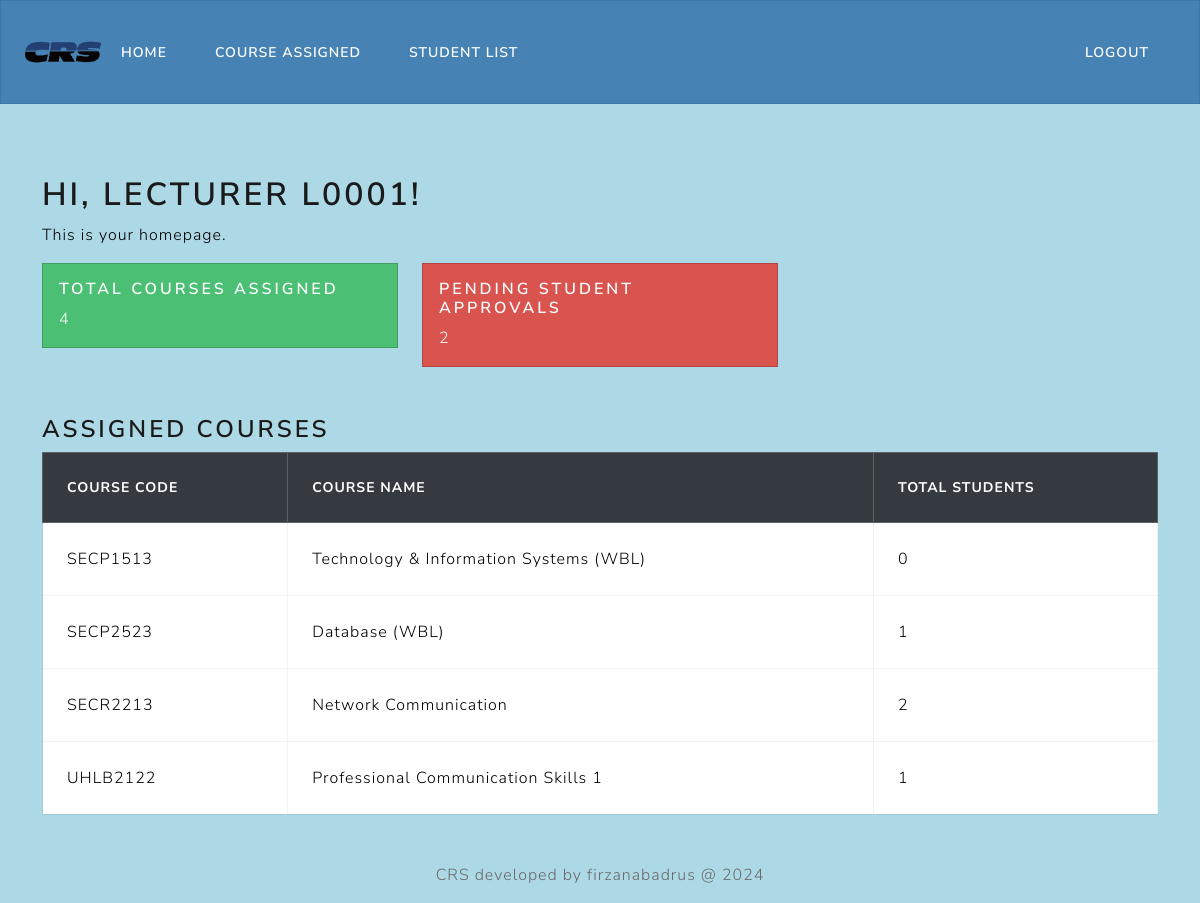
Screenshot of /crs/viewLecturer.php (signed in) with the database file from the repository.
### tables this page shows
CREATE TABLE `tb_course` (
  `c_code` varchar(10) NOT NULL,
  `c_name` varchar(255) NOT NULL,
  `c_credit` int(11) NOT NULL,
  `c_lect` varchar(10) NOT NULL
);

### crs/viewLecturer.php (the view, shortened to what this page needs)
<?php
include 'headerLecturer.php';
include 'dbconnect.php';
$lecturer_id = $_SESSION['u_sNo'];
$query_courses = "SELECT COUNT(*) AS total_courses FROM tb_course WHERE c_lect = '$lecturer_id'";
$result_courses = mysqli_query($con, $query_courses);
$row_courses = mysqli_fetch_assoc($result_courses);
$total_courses = $row_courses['total_courses'];
$query_pending = "SELECT COUNT(*) AS total_pending FROM tb_registration
                  JOIN tb_course ON tb_registration.r_course = tb_course.c_code
                  WHERE c_lect = '$lecturer_id' AND r_status = '2'";
$result_pending = mysqli_query($con, $query_pending);
$row_pending = mysqli_fetch_assoc($result_pending);
$total_pending = $row_pending['total_pending'];
?>
<div class="container mt-4">
  <h1 class="text-primary">Hi, Lecturer <?= htmlspecialchars($lecturer_id); ?>!</h1>
    <p>This is your homepage.</p>
    <div class="row">
        <div class="col-md-4">
            <div class="card bg-success text-white animated-card">
                <div class="card-body">
                    <h5 class="card-title">Total Courses Assigned</h5>
                    <p class="card-text"><?= $total_courses; ?></p>
                </div>
            </div>
        </div>
        <div class="col-md-4">
            <div class="card bg-danger text-white animated-card">
                <div class="card-body">
                    <h5 class="card-title">Pending Student Approvals</h5>
                    <p class="card-text"><?= $total_pending; ?></p>
                </div>
            </div>
        </div>
    </div>
    <div class="mt-4">
        <br><h3>Assigned Courses</h3>
        <table class="table table-bordered">
            <thead class="table-dark">
                <tr>
                    <th>Course Code</th>
                    <th>Course Name</th>
                    <th>Total Students</th>
                </tr>
            </thead>
            <tbody>
                <?php
                $query_list = "SELECT tb_course.*,
                                    COUNT(tb_registration.r_student) AS student_count
                              FROM tb_course
                              LEFT JOIN tb_registration ON tb_course.c_code = tb_registration.r_course
                              WHERE tb_course.c_lect = '$lecturer_id'
                              GROUP BY tb_course.c_code";
                $result_list = mysqli_query($con, $query_list);
                while ($row = mysqli_fetch_assoc($result_list)) {
                    echo "<tr>
                            <td>{$row['c_code']}</td>
                            <td>{$row['c_name']}</td>
                            <td>{$row['student_count']}</td>
                          </tr>";
                }
                ?>
            </tbody>
        </table><br><br><br>
    </div>
</div>
<?php include 'footer.php'; ?>

### crs/headerLecturer.php (style rules this page uses)
body { background-color: lightblue; color: black; }

### crs/viewLecturer.php (style rules this page uses)
.animated-card { transition: transform 0.3s, box-shadow 0.3s; cursor: pointer; }

### rows the page displays
tb_course: c_code "SECP1513", c_name "Technology & Information Systems (WBL)", student_count "0"
tb_course: c_code "SECP2523", c_name "Database (WBL)", student_count "1"
tb_course: c_code "SECR2213", c_name "Network Communication", student_count "2"
tb_course: c_code "UHLB2122", c_name "Professional Communication Skills 1", student_count "1"

### other values shown
$lecturer_id "L0001"
$total_courses "4"
$total_pending "2"
